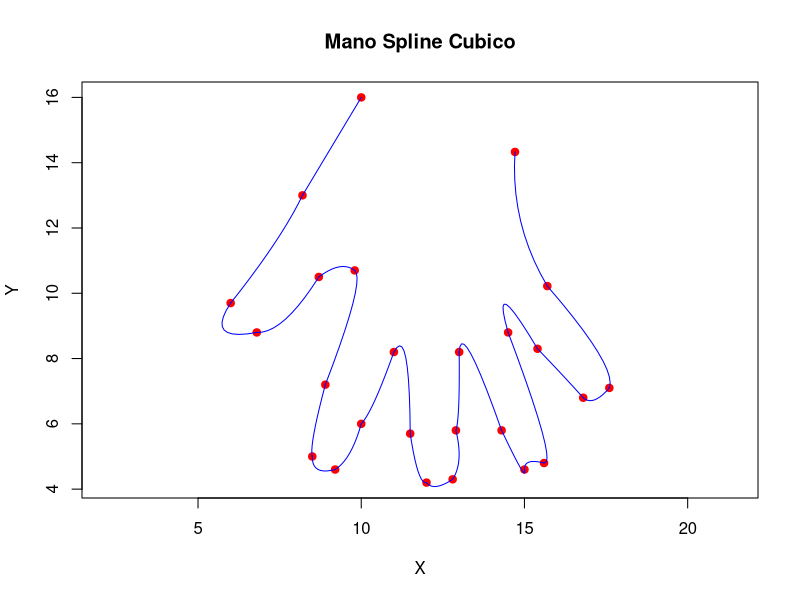

Reproduce this figure in R.
# Datos

x=c(10, 8.2, 6.0, 6.8,  8.7,   9.8, 8.9, 8.5, 9.2, 10.0, 11.0, 11.5, 12.0,  12.8, 12.9, 13.0, 14.3,  15.0, 15.6, 14.5, 15.4, 16.8, 17.6,  15.7, 14.71)
y=c(16,  13, 9.7,   8.8, 10.5, 10.7, 7.2,   5,  4.6,  6.0,  8.2,  5.7,  4.2,   4.3,  5.8,  8.2,  5.8,   4.6,  4.8,  8.8,  8.3,  6.8,  7.1, 10.22, 14.33)

#Calculo del error de interpolaci?n
error<-function(x,f,s,n)
{
  err<-0
  sol<-0
  ans<-0
  for(i in 1:n)
  {
    h<-max(x[i+1]-x[i])
    err=h^(3/2)
    ans = f(x[i])-s[i]
    if(!is.null((ans< err))||!is.null((ans==err)))
    {
      sol[i]=ans
    }
  }
  return(sol)
}

#Imprime los resultados pertinentes
tabla<-function(x,y,err)
{
  datos<-data.frame(cbind(x,y,err))
  colnames(datos)<-c('X','Spline','Error')
  print(datos)
}

#Calculo del tama?o de paso "h"
#De la forma que h(i) = x(i+i) - x(i)
calHi<-function(x)
{
  n = length(x)
  h <- (c(x,0) - c(0,x))[2:n]
  return (h)
}

#Calculo de la matriz A que hace parte del sistema de ecuaciones As=B
#Es de la forma que cuando esta en la iteraci?n i
#Cuando (i,j) i = j = 2(hi+hi+1)
#Cuando (i,j-1) = hi
#Cuando (i,j+1) = hi+1
matrizA<-function(h,a,x)
{
  n = length(x)
  alph <- (3/c(1,h,1,1)*(c(a,1,1) - c(1,a,1)) - 3/c(1,1,h,1)*(c(1,a,1)-c(1,1,a)))[3:n]
  A <- c(1,rep(0,times=n-1))
  for (i in 1:(n-2)) {
    A <- rbind(A,c( rep(0,times=i-1) , c(h[i],2*(h[i]+h[i+1]),h[i+1]) , rep(0,times=n-i-2) ) )
  }
  A <- rbind(A,c(rep(0,times=n-1),1))
  
  return(A)
}

#Calculo de la matriz B que hace parte del sistema de ecuaciones As=B
#Es de la forma que cuando esta en la iteraci?n i
#Cuando (i,1) = 6((yi+2-yi+1)/hi+1-(yi+1-yi)/hi)
matrizB<-function(h,a)
{
  n = length(x)
  alph <- (3/c(1,h,1,1)*(c(a,1,1) - c(1,a,1)) - 3/c(1,1,h,1)*(c(1,a,1)-c(1,1,a)))[3:n]
  b <- c(0,alph,0)
  return (b)
}

#Despeje de la ecuaci?n de la forma AS=B en el cual obtenemos los valores de Spline
#que nos ayudar? a calcular los polinomios de interpolaci?n
calS<-function(A,b)
{
  c <- solve(A, b)
  return(c)
}

#Calculo de los coeficientes del polinomio de interpolaci?n Spline
#Recibe los spline del despeje de la ecuaci?n As=B
#los valores en X, Y y el tama?o de paso (h)
sNormal<-function(a,c,h)
{
  n = length(x)
  b <- ((c(a,0) - c(0,a))/c(1,h,1) - c(1,h,1)/3*(c(c,0) + 2*c(0,c)))[2:n]
  d <- ((c(c,0) - c(0,c))/(3*c(1,h,1)))[2:n]
  
  ans = rbind(a[1:n-1],b,c[1:n-1],d)
}

#Splie cubico, llama a las respectivas funciones para que la interpolacion funcione
sCubico<-function(x,y)
{
  h<-calHi(x)
  A<-matrizA(h,y,x)
  B<-matrizB(h,y)
  S<-calS(A,B)
  sNormal(y,S,h)
}

#Funcion que llama a las funciones de interpolar
#Graficar y calcular el error
splineCubico<-function(x,y)
{
  plot(x,y, pch=19, cex=1, col = "red", asp = 1, xlab="X", ylab = "Y", main = "Mano Spline Cubico")
  f = splinefun(x,y,method = "natural", ties = mean)
  t = 1:length(x)
  sx = sCubico(t,x)
  sy = sCubico(t,y)
  for (i in 1:(length(t)-1)) {
    dat<- data.frame(t=seq(t[i],t[i+1], by=0.1) )
    fx <- function(x) (sx[1,i] + sx[2,i]*(x-t[i]) + sx[3,i]*(x-t[i])^2 + sx[4,i]*(x-t[i]))
    fy <- function(x) (sy[1,i] + sy[2,i]*(x-t[i]) + sy[3,i]*(x-t[i])^2 + sy[4,i]*(x-t[i]))
    dat$y=fy(dat$t)
    dat$x=fx(dat$t)
    points(dat$x,dat$y,type='l', col='blue')
    err=error(dat$x,f,dat$y,length(dat$x))
    tabla(dat$x,dat$y,err)
  }
}
splineCubico(x,y)
